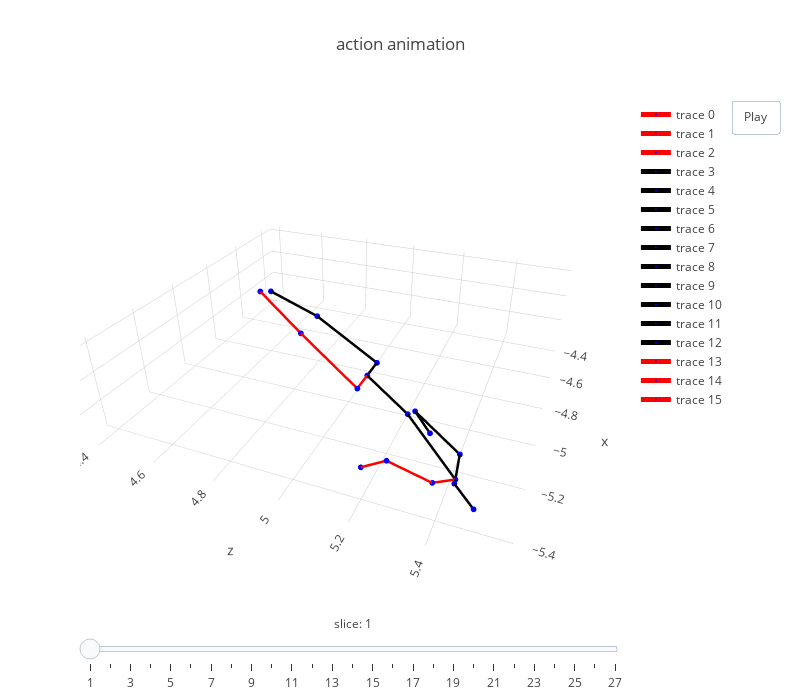

This figure's notebook cell:
### Code cell
frames, layout = generate_frames_layout(pred_reproj[::10], 
                                        dataset.skeleton(), 
                                        human36m_kpts_name, 
                                        x_range = [xmin, xmax], 
                                        y_range = [ymin, ymax], 
                                        z_range = [zmin, zmax])
fig = dict(data=get_line_3d_segs(pred_reproj, 0, dataset.skeleton(), human36m_kpts_name), layout=layout, frames=frames)
plotly.offline.iplot(fig)

### Figure 1 — Plotly figure (JSON) as saved in the notebook; plotly's stock layout.template omitted (floating-point values rounded to 4 significant figures)
{"data": [{"line": {"color": "red", "width": 5}, "marker": {"color": "blue", "size": 2}, "text": ["RHip"], "type": "scatter3d", "uid": "fe64c55e-29e2-4378-ae3e-6a7f9693bb14", "x": [-5.111, -5.064], "y": [5.043, 5.064], "z": [5.074, 5.087]}, {"line": {"color": "red", "width": 5}, "marker": {"color": "blue", "size": 2}, "text": ["RKnee"], "type": "scatter3d", "uid": "c4149c9c-df98-481a-998d-4640bae09185", "x": [-4.786, -5.111], "y": [4.995, 5.043], "z": [4.722, 5.074]}, {"line": {"color": "red", "width": 5}, "marker": {"color": "blue", "size": 2}, "text": ["RAnkle"], "type": "scatter3d", "uid": "bc24e63d-09a4-4cc6-9d4a-e8d9db3b8274", "x": [-4.462, -4.786], "y": [4.965, 4.995], "z": [4.364, 4.722]}, {"line": {"color": "black", "width": 5}, "marker": {"color": "blue", "size": 2}, "text": ["LHip"], "type": "scatter3d", "uid": "3dc02d1c-a2bb-4f48-8f87-60c7dc1886da", "x": [-5.016, -5.064], "y": [5.085, 5.064], "z": [5.1, 5.087]}, {"line": {"color": "black", "width": 5}, "marker": {"color": "blue", "size": 2}, "text": ["LKnee"], "type": "scatter3d", "uid": "05f5103f-e764-45b4-bdb3-5b887bc95198", "x": [-4.7, -5.016], "y": [5.03, 5.085], "z": [4.748, 5.1]}, {"line": {"color": "black", "width": 5}, "marker": {"color": "blue", "size": 2}, "text": ["LAnkle"], "type": "scatter3d", "uid": "a0c8d048-4281-499f-ab5a-a1bdc7928630", "x": [-4.475, -4.7], "y": [4.981, 5.03], "z": [4.424, 4.748]}, {"line": {"color": "black", "width": 5}, "marker": {"color": "blue", "size": 2}, "text": ["Spine1"], "type": "scatter3d", "uid": "fc9426c2-0e75-428c-a0ab-e16e858eeef3", "x": [-5.197, -5.064], "y": [5.057, 5.064], "z": [5.257, 5.087]}, {"line": {"color": "black", "width": 5}, "marker": {"color": "blue", "size": 2}, "text": ["Neck"], "type": "scatter3d", "uid": "c373d924-c0d0-4b9f-bdb2-3ab90b6cd3c8", "x": [-5.339, -5.197], "y": [4.999, 5.057], "z": [5.43, 5.257]}, {"line": {"color": "black", "width": 5}, "marker": {"color": "blue", "size": 2}, "text": ["Head"], "type": "scatter3d", "uid": "23208435-16b6-40b2-af17-e75b0ad06955", "x": [-5.349, -5.339], "y": [4.994, 4.999], "z": [5.43, 5.43]}, {"line": {"color": "black", "width": 5}, "marker": {"color": "blue", "size": 2}, "text": ["Site"], "type": "scatter3d", "uid": "cba29f62-b447-4c2e-8189-9cacbf054add", "x": [-5.39, -5.349], "y": [4.968, 4.994], "z": [5.49, 5.43]}, {"line": {"color": "black", "width": 5}, "marker": {"color": "blue", "size": 2}, "text": ["LShoulder"], "type": "scatter3d", "uid": "c38e0681-26ac-4d56-a722-d22bac6eee31", "x": [-5.268, -5.339], "y": [5.022, 4.999], "z": [5.422, 5.43]}, {"line": {"color": "black", "width": 5}, "marker": {"color": "blue", "size": 2}, "text": ["LElbow"], "type": "scatter3d", "uid": "8faae655-7f1b-4533-9594-003d5d98a7b4", "x": [-5.225, -5.268], "y": [5.093, 5.022], "z": [5.285, 5.422]}, {"line": {"color": "black", "width": 5}, "marker": {"color": "blue", "size": 2}, "text": ["LWrist"], "type": "scatter3d", "uid": "8144996f-d203-4cd2-b9cf-a893e7aed100", "x": [-5.308, -5.225], "y": [5.099, 5.093], "z": [5.349, 5.285]}, {"line": {"color": "red", "width": 5}, "marker": {"color": "blue", "size": 2}, "text": ["RShoulder"], "type": "scatter3d", "uid": "f9e3d258-7e68-436a-b2fd-bb869d91316b", "x": [-5.372, -5.339], "y": [4.999, 4.999], "z": [5.379, 5.43]}, {"line": {"color": "red", "width": 5}, "marker": {"color": "blue", "size": 2}, "text": ["RElbow"], "type": "scatter3d", "uid": "ee42bf0a-9b0a-4562-b500-68ad0c7c9218", "x": [-5.392, -5.372], "y": [5.049, 4.999], "z": [5.264, 5.379]}, {"line": {"color": "red", "width": 5}, "marker": {"color": "blue", "size": 2}, "text": ["RWrist"], "type": "scatter3d", "uid": "f442c2b2-da98-4bfe-8442-1f6dbadb2954", "x": [-5.365, -5.392], "y": [4.979, 5.049], "z": [5.185, 5.264]}, {"line": {"color": "#1f77b4", "width": 1}, "marker": {"color": "#1f77b4", "size": 1}, "type": "scatter3d", "uid": "ca91771f-d43a-42b5-997a-2dd4b64e1a5d", "x": [], "y": [], "z": []}], "layout": {"autosize": false, "height": 700, "scene": {"aspectratio": {"x": 1.284, "y": 0.3451, "z": 1.371}, "camera": {"eye": {"x": -1.743, "y": 1.071, "z": 0.71}, "up": {"x": 0, "y": 1, "z": 0}}, "xaxis": {"range": [-5.487, -4.326]}, "yaxis": {"range": [4.903, 5.215]}, "zaxis": {"range": [4.355, 5.595]}}, "sliders": [{"currentvalue": {"font": {"size": 12}, "prefix": "slice: ", "visible": true, "xanchor": "center"}, "len": 1, "steps": [{"args": [["frame1"], {"frame": {"duration": 70, "redraw": true}, "mode": "immediate", "transition": {"duration": 0}}], "label": "1", "method": "animate"}, {"args": [["frame2"], {"frame": {"duration": 70, "redraw": true}, "mode": "immediate", "transition": {"duration": 0}}], "label": "2", "method": "animate"}, {"args": [["frame3"], {"frame": {"duration": 70, "redraw": true}, "mode": "immediate", "transition": {"duration": 0}}], "label": "3", "method": "animate"}, {"args": [["frame4"], {"frame": {"duration": 70, "redraw": true}, "mode": "immediate", "transition": {"duration": 0}}], "label": "4", "method": "animate"}, {"args": [["frame5"], {"frame": {"duration": 70, "redraw": true}, "mode": "immediate", "transition": {"duration": 0}}], "label": "5", "method": "animate"}, {"args": [["frame6"], {"frame": {"duration": 70, "redraw": true}, "mode": "immediate", "transition": {"duration": 0}}], "label": "6", "method": "animate"}, {"args": [["frame7"], {"frame": {"duration": 70, "redraw": true}, "mode": "immediate", "transition": {"duration": 0}}], "label": "7", "method": "animate"}, {"args": [["frame8"], {"frame": {"duration": 70, "redraw": true}, "mode": "immediate", "transition": {"duration": 0}}], "label": "8", "method": "animate"}, {"args": [["frame9"], {"frame": {"duration": 70, "redraw": true}, "mode": "immediate", "transition": {"duration": 0}}], "label": "9", "method": "animate"}, {"args": [["frame10"], {"frame": {"duration": 70, "redraw": true}, "mode": "immediate", "transition": {"duration": 0}}], "label": "10", "method": "animate"}, {"args": [["frame11"], {"frame": {"duration": 70, "redraw": true}, "mode": "immediate", "transition": {"duration": 0}}], "label": "11", "method": "animate"}, {"args": [["frame12"], {"frame": {"duration": 70, "redraw": true}, "mode": "immediate", "transition": {"duration": 0}}], "label": "12", "method": "animate"}, {"args": [["frame13"], {"frame": {"duration": 70, "redraw": true}, "mode": "immediate", "transition": {"duration": 0}}], "label": "13", "method": "animate"}, {"args": [["frame14"], {"frame": {"duration": 70, "redraw": true}, "mode": "immediate", "transition": {"duration": 0}}], "label": "14", "method": "animate"}, {"args": [["frame15"], {"frame": {"duration": 70, "redraw": true}, "mode": "immediate", "transition": {"duration": 0}}], "label": "15", "method": "animate"}, {"args": [["frame16"], {"frame": {"duration": 70, "redraw": true}, "mode": "immediate", "transition": {"duration": 0}}], "label": "16", "method": "animate"}, {"args": [["frame17"], {"frame": {"duration": 70, "redraw": true}, "mode": "immediate", "transition": {"duration": 0}}], "label": "17", "method": "animate"}, {"args": [["frame18"], {"frame": {"duration": 70, "redraw": true}, "mode": "immediate", "transition": {"duration": 0}}], "label": "18", "method": "animate"}, {"args": [["frame19"], {"frame": {"duration": 70, "redraw": true}, "mode": "immediate", "transition": {"duration": 0}}], "label": "19", "method": "animate"}, {"args": [["frame20"], {"frame": {"duration": 70, "redraw": true}, "mode": "immediate", "transition": {"duration": 0}}], "label": "20", "method": "animate"}, {"args": [["frame21"], {"frame": {"duration": 70, "redraw": true}, "mode": "immediate", "transition": {"duration": 0}}], "label": "21", "method": "animate"}, {"args": [["frame22"], {"frame": {"duration": 70, "redraw": true}, "mode": "immediate", "transition": {"duration": 0}}], "label": "22", "method": "animate"}, {"args": [["frame23"], {"frame": {"duration": 70, "redraw": true}, "mode": "immediate", "transition": {"duration": 0}}], "label": "23", "method": "animate"}, {"args": [["frame24"], {"frame": {"duration": 70, "redraw": true}, "mode": "immediate", "transition": {"duration": 0}}], "label": "24", "method": "animate"}, {"args": [["frame25"], {"frame": {"duration": 70, "redraw": true}, "mode": "immediate", "transition": {"duration": 0}}], "label": "25", "method": "animate"}, {"args": [["frame26"], {"frame": {"duration": 70, "redraw": true}, "mode": "immediate", "transition": {"duration": 0}}], "label": "26", "method": "animate"}, {"args": [["frame27"], {"frame": {"duration": 70, "redraw": true}, "mode": "immediate", "transition": {"duration": 0}}], "label": "27", "method": "animate"}], "transition": {"duration": 0}, "x": 0, "y": 0}], "title": {"text": "action animation"}, "updatemenus": [{"buttons": [{"args": [null], "label": "Play", "method": "animate"}], "pad": {"r": 10, "t": 0}, "showactive": false, "type": "buttons", "x": 1.3, "xanchor": "right", "y": 1, "yanchor": "top"}], "width": 800}}
